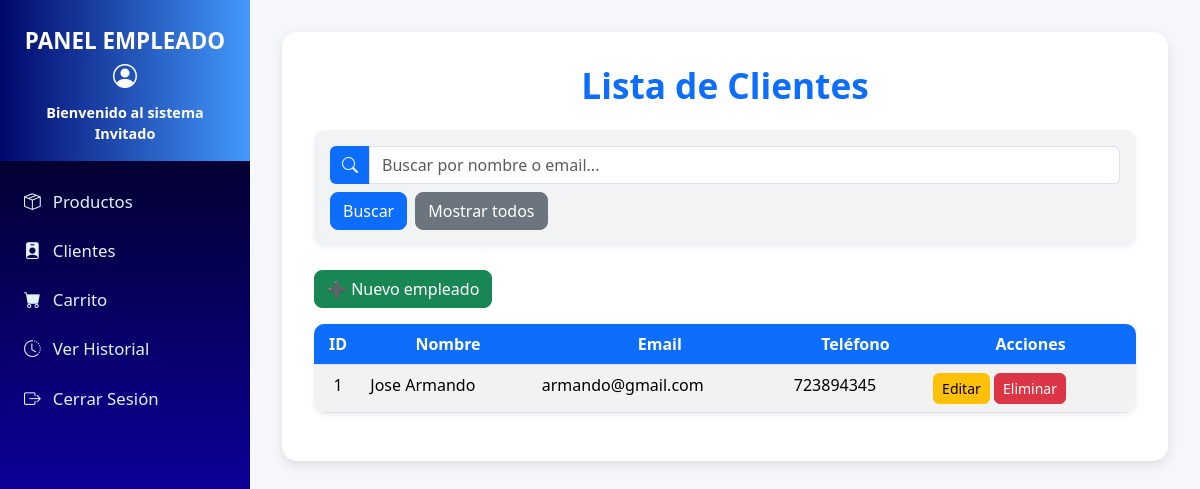
Before: /empleados/clientes/ with the older database file.
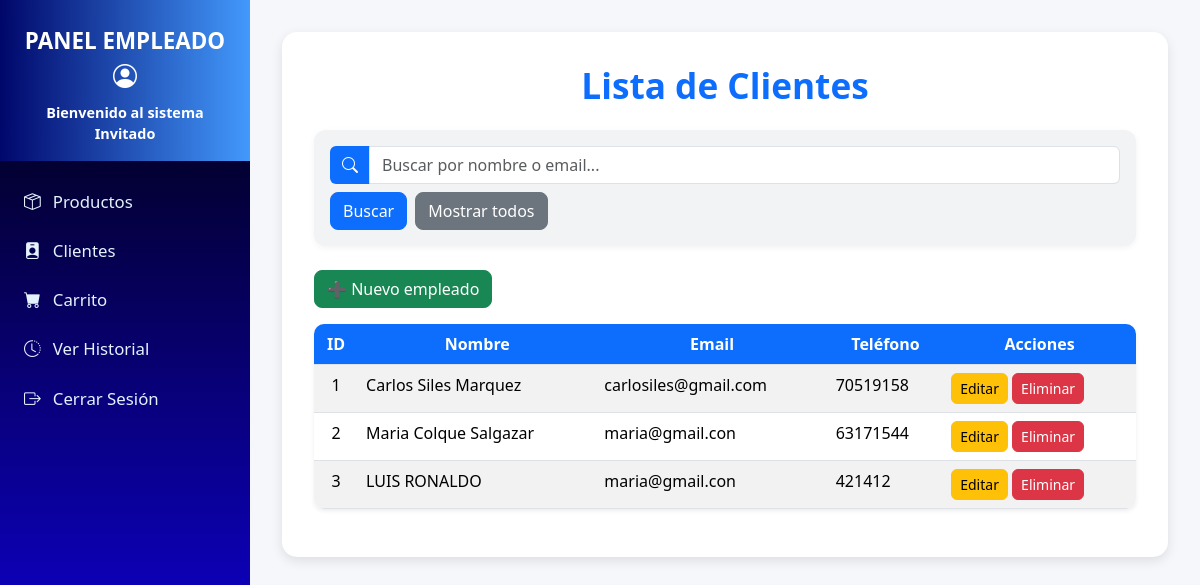
After: the same page with the newer database file.
### models/cliente_model.py (models this page shows, shortened)
class Cliente(db.Model):
    __tablename__ = "clientes"
    id = db.Column(db.Integer, primary_key=True)
    nombre = db.Column(db.String(80), nullable=False)
    email = db.Column(db.String(100), nullable=False)
    telefono = db.Column(db.String(20), nullable=False)
    ventas = db.relationship('Venta',back_populates='cliente')
    @staticmethod
    def get_all():
        return Cliente.query.all()

### controllers/empleado_cliente_controller.py (the view)
@empleado_cliente_bp.route('/')
def index():
    busqueda = request.args.get('q', '').strip()
    if busqueda:
        clientes = Cliente.query.filter(
            (Cliente.nombre.ilike(f'%{busqueda}%')) | (Cliente.email.ilike(f'%{busqueda}%'))
        ).all()
    else:
        clientes = Cliente.get_all()
    return empleado_cliente_view.list(clientes, busqueda=busqueda)

### run.py (called while the page is built)
@app.context_processor
def inject_active_path():
    def is_active(path):
        return 'active' if request.path == path else ''
    return dict(is_active=is_active)

### views/empleado_cliente_view.py (called while the page is built)
def list(clientes, busqueda=None):
    return render_template('empleados/clientes/index.html', clientes=clientes, busqueda=busqueda)

### templates/empleados/clientes/index.html (shortened to what this page needs)
{% extends 'empleados/base.html' %}
{% block content %}
<div class="contenedor-clientes">
  <h1>Lista de Clientes</h1>
  <div class="search-container mb-4">
    <form method="GET" class="d-flex flex-wrap gap-2 align-items-center">
      <div class="input-group flex-grow-1">
        <span class="input-group-text">
          <i class="bi bi-search"></i>
        </span>
        <input
          type="search"
          name="q"
          placeholder="Buscar por nombre o email..."
          class="form-control"
          value="{{ busqueda or '' }}"
        />
      </div>
      <button type="submit" class="btn btn-primary">Buscar</button>
      <a href="{{ url_for('empleado_cliente.index') }}" class="btn btn-secondary">Mostrar todos</a>
    </form>
  </div>
  <div class="mb-2">
    <a href="{{ url_for('empleado_cliente.create') }}" class="btn btn-success">➕ Nuevo empleado</a>
  </div>
  <table class="table table-striped table-hover shadow-sm">
    <thead>
      <tr>
        <th>ID</th>
        <th>Nombre</th>
        <th>Email</th>
        <th>Teléfono</th>
        <th>Acciones</th>
      </tr>
    </thead>
    <tbody>
      {% for item in clientes %}
      <tr>
        <td class="text-center">{{ item.id }}</td>
        <td>{{ item.nombre }}</td>
        <td>{{ item.email }}</td>
        <td>{{ item.telefono }}</td>
        <td>
          <a href="{{ url_for('empleado_cliente.edit', id=item.id) }}" class="btn btn-warning btn-sm">Editar</a>
          <a href="{{ url_for('empleado_cliente.delete', id=item.id) }}" class="btn btn-danger btn-sm">Eliminar</a>
        </td>
      </tr>
      {% else %}
      <tr>
        <td colspan="6" class="text-center no-result">No se encontraron clientes.</td>
      </tr>
      {% endfor %}
    </tbody>
  </table>
</div>
{% endblock %}

Changed rows visible on the page:
changed Cliente id 1: nombre "Jose Armando" → "Carlos Siles Marquez"; email "armando@gmail.com" → "carlosiles@gmail.com"; telefono "723894345" → "70519158"
added Cliente: id "2", nombre "Maria Colque Salgazar", email "maria@gmail.con", telefono "63171544"
added Cliente: id "3", nombre "LUIS RONALDO", email "maria@gmail.con", telefono "421412"
